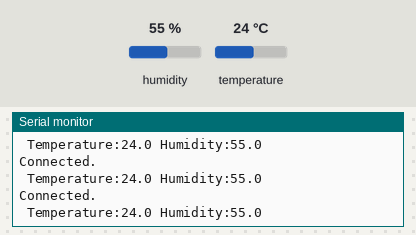
A sketch run on a simulated ESP32. Shown: the last lines printed to the serial monitor. The test bench sets the inputs (shaded band); at power-on: humidity 55 %, temperature 24 °C. WiFi joins after 1.5 s; servers stay silent unless stated.

Above: at 9.0 s.
9.1 s: humidity set to 22 %
At 12.6 s:
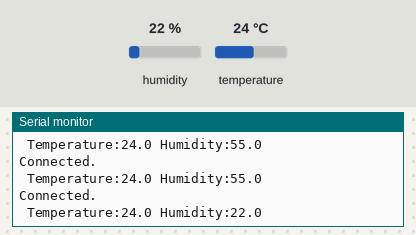
14.3 s: temperature set to 12 °C
At 15.9 s:
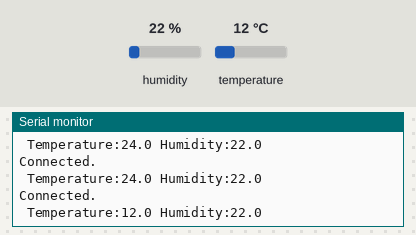
19.5 s: humidity set to 40 %
At 20.5 s:
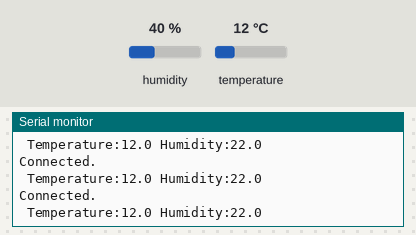
Timing chart, 0 to 22.5 s (numbered marks = the images above; inputs shaded):
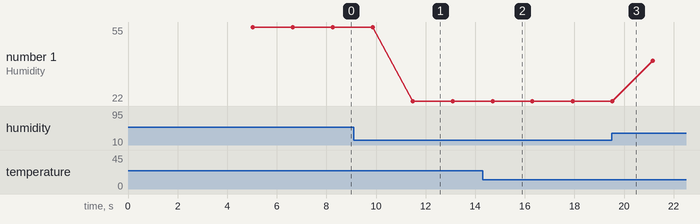

Measured:
- after the input at 9.1 s, the serial monitor: prints a new line after 2.4 s (image 1)
- after the input at 14.3 s, the serial monitor: prints a new line after 0.41 s (image 2)
- plotted number 1: 55 → 22 after the input at 9.1 s, 22 → 40 after the input at 19.5 s

The sketch:

DHT11_ThingSpeak__1_.ino
```cpp
#include <DHT.h>
#include <DHT_U.h>

#include "ThingSpeak.h"
#include "WiFi.h"
//#include <Wire.h>  //Include Library for HTU21D
//#include "SparkFunHTU21D.h"

//-------Enter your WiFi Details------//
char ssid[] = "nikki2g";  //SSID
char pass[] = "yugandhar1968";  //Password
//-----------------------------------//

#define HTU21DPIN 16  //Pin where the HTU21D is connected

float humidity;
float temp;
//HTU21D htu(HTU21DPIN, HTU21D);
WiFiClient client;

//-------------ThingSpeak Details-----------------//
unsigned long myChannelField = 1644777; //Channel ID
const int ChannelField1 = 1; //for Humidity
const int ChannelField2 = 2; //for Temperature
const char * myWriteAPIKey = "MZWSJDWFDO4S5CZ9"; //Your Write API Key
//-----------------------------------------------//

//Create an instance of the object
#define DHTPIN 16
#define DHTTYPE DHT11
DHT dht(DHTPIN, DHTTYPE);
void setup() {
  Serial.begin(115200);
  delay(10);
  //myHumidity.begin();
   dht.begin();
  WiFi.mode(WIFI_STA);
  ThingSpeak.begin(client);
}

void loop()
{
  //-----------------WiFi Setup-------------------//
  if(WiFi.status()!= WL_CONNECTED)
  {
    Serial.print("Attempting to Connect to SSID: ");
    Serial.println(ssid);
  }
  while(WiFi.status()!= WL_CONNECTED)
  {
    WiFi.begin(ssid,pass);
    Serial.print(".");
    delay(5000);
  }
  Serial.println("\nConnected.");
  //--------------------------------------------//

  humidity = dht.readHumidity();  //To read Humidity
  temp = dht.readTemperature();   //To read Temperature
  /*if(isnan(humidity) || isnan(temp))
  {
    Serial.println("Faild to read from Sensor!\n");
    return;
  }*/

  /*Printing the result on Serial Terminal*/
 // Serial.print("Time:");
 // Serial.print(millis());
  Serial.print(" Temperature:");
  Serial.print(temp, 1);
  //Serial.print("C");
  Serial.print(" Humidity:");
  Serial.print(humidity, 1);
  //Serial.print("%");
  Serial.println();

  delay(1000);

  //-------------Sending Data to ThingSpeak Cloud---------------//
  ThingSpeak.writeField(myChannelField,ChannelField1, temp, myWriteAPIKey);
  ThingSpeak.writeField(myChannelField,ChannelField2, humidity, myWriteAPIKey);
}
```
